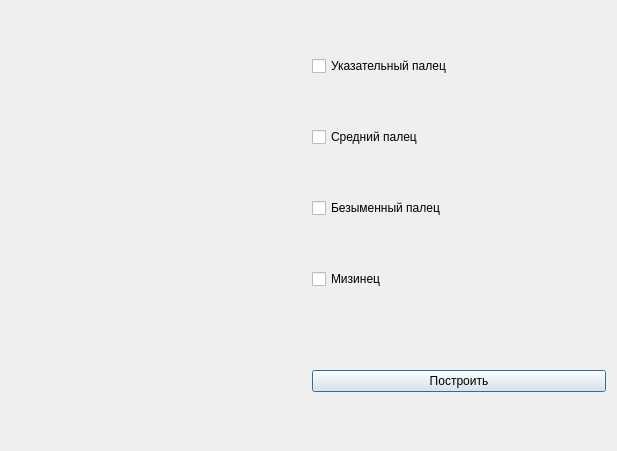
<?xml version="1.0" encoding="UTF-8"?>
<ui version="4.0">
 <class>PlateFormClass</class>
 <widget class="QDialog" name="PlateFormClass">
  <property name="geometry">
   <rect>
    <x>0</x>
    <y>0</y>
    <width>617</width>
    <height>451</height>
   </rect>
  </property>
  <property name="windowTitle">
   <string>PlateForm</string>
  </property>
  <layout class="QHBoxLayout" name="horizontalLayout">
   <item>
    <widget class="QLabel" name="label_Picture">
     <property name="text">
      <string/>
     </property>
     <property name="pixmap">
      <pixmap resource="Resource.qrc">:/new/prefix1/Qt/Media/Plates/1-Finger.jpg</pixmap>
     </property>
     <property name="scaledContents">
      <bool>true</bool>
     </property>
    </widget>
   </item>
   <item>
    <layout class="QVBoxLayout" name="verticalLayout">
     <item>
      <widget class="QCheckBox" name="checkBox_Index">
       <property name="text">
        <string>Указательный палец</string>
       </property>
      </widget>
     </item>
     <item>
      <widget class="QCheckBox" name="checkBox_middle">
       <property name="text">
        <string>Средний палец</string>
       </property>
      </widget>
     </item>
     <item>
      <widget class="QCheckBox" name="checkBox_Ring">
       <property name="text">
        <string>Безыменный палец</string>
       </property>
      </widget>
     </item>
     <item>
      <widget class="QCheckBox" name="checkBox_Pinky">
       <property name="text">
        <string>Мизинец</string>
       </property>
      </widget>
     </item>
     <item>
      <spacer name="verticalSpacer">
       <property name="orientation">
        <enum>Qt::Vertical</enum>
       </property>
       <property name="sizeType">
        <enum>QSizePolicy::Preferred</enum>
       </property>
       <property name="sizeHint" stdset="0">
        <size>
         <width>20</width>
         <height>30</height>
        </size>
       </property>
      </spacer>
     </item>
     <item>
      <widget class="QPushButton" name="pushBtn_Create">
       <property name="text">
        <string>Построить</string>
       </property>
      </widget>
     </item>
    </layout>
   </item>
  </layout>
 </widget>
 <layoutdefault spacing="6" margin="11"/>
 <resources>
  <include location="Resource.qrc"/>
 </resources>
 <connections/>
</ui>
